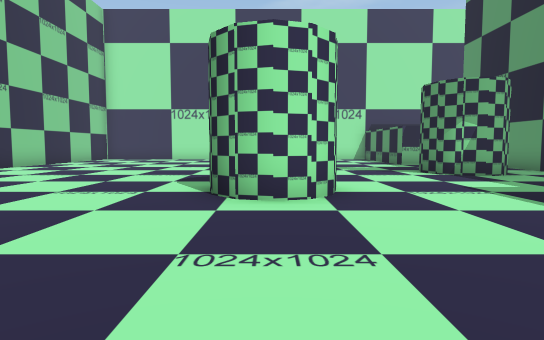
view 1 (above)

16 first-person views from a walk through a Unity game level. The camera is 1.4 m above the floor, tilts 4° down and sees 75° across. The floor is counted in squares, 2 m on a side. Each view is taken from the middle of a square. On the plan, view 1 faces up. The plan holds only what a view shows up to about 11 squares ahead; the rest is blank. The place goes on beyond the plan. The player character is not drawn.

view 2
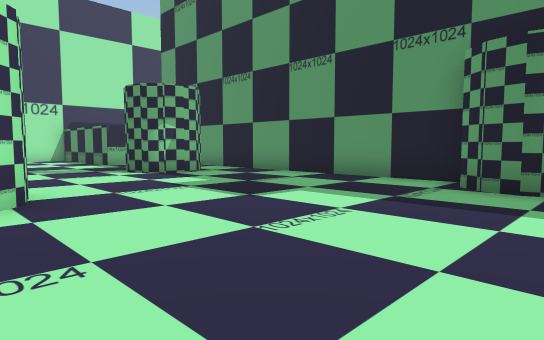

view 3
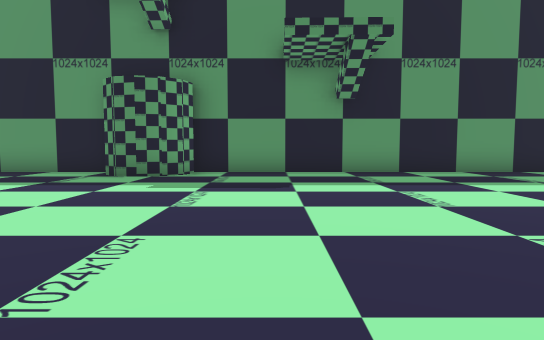

view 4
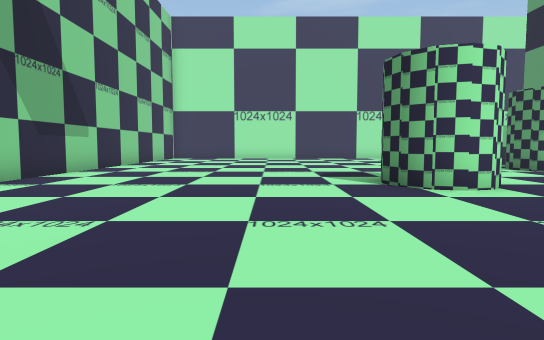

view 5
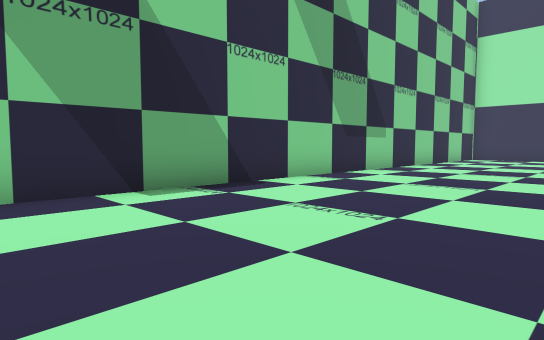

view 6
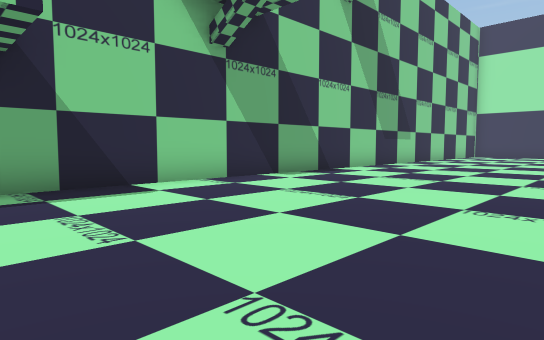

view 7
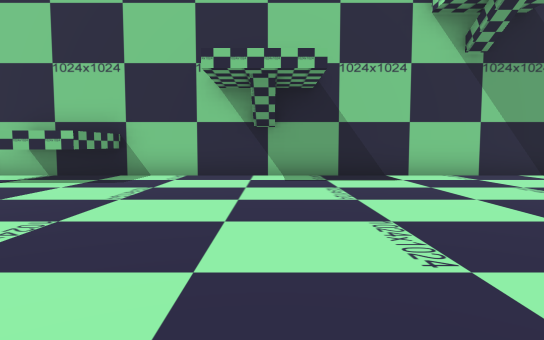

view 8
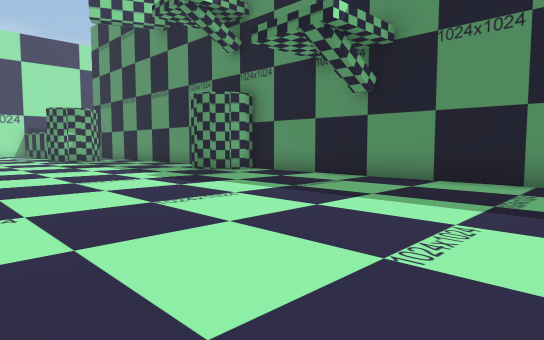

view 9
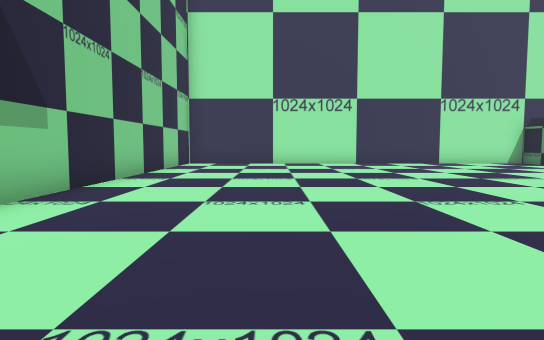

view 10
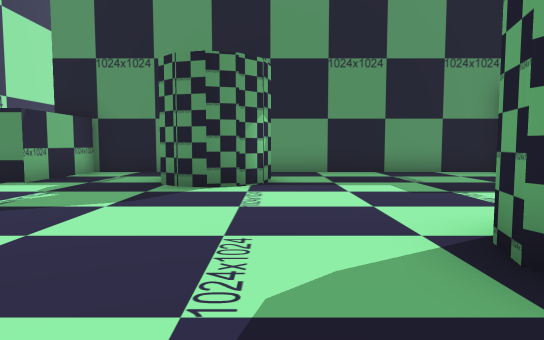

view 11
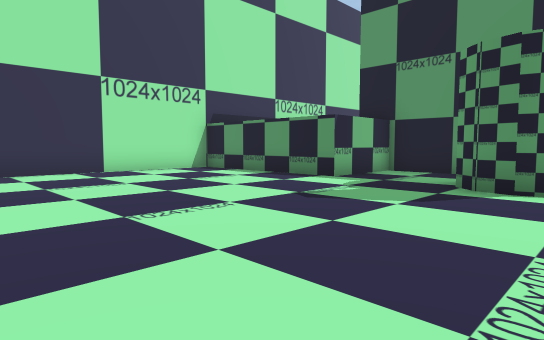

view 12
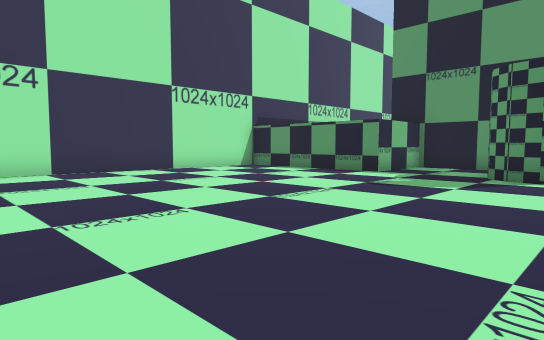

view 13
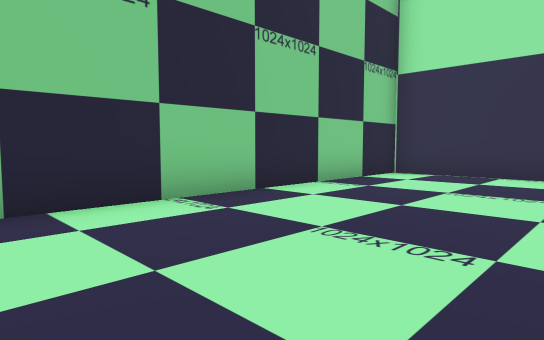

view 14
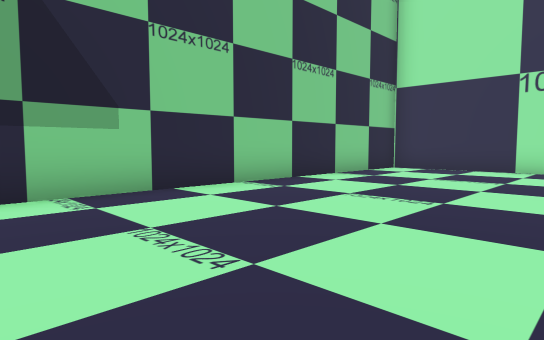

view 15
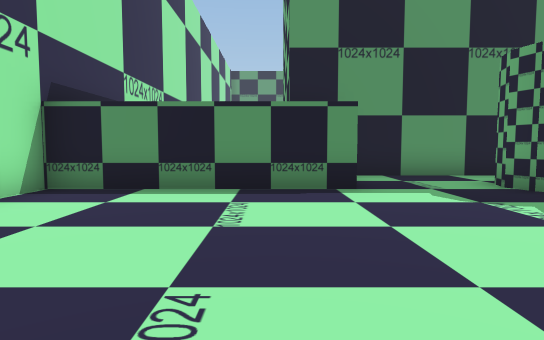

view 16
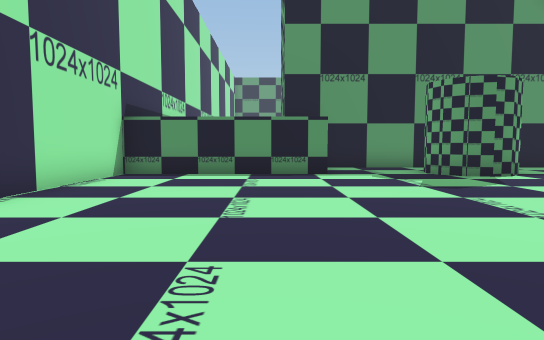

### Floor plan
Points are (right, up) in squares from view 1. A wall is a line through its corners. A room is listed if a view was taken in it or the views show most of it. See-through windows are left out.
Room 1 (views 1, 2, 3, 4, 5, 6, 7, 8, 9, 10, 11, 12, 13, 14, 15, 16)
walls: (0.6, 4.6) (0, 4.4); (1, 5.5) (0.9, 5) (0.3, 4.3) (-0.5, 4.6) (-0.8, 5) (-1, 5.5) (-0.8, 6.1); (-0.1, 6.6) (0.5, 6.4); (5.7, 8.5) (5.3, 8.2) (4.9, 8) (4.4, 8.2) (4, 8.5) (3.9, 9.1) (4, 9.6) (4.4, 10) (4.8, 10.1); (7.2, 2.1) (7.2, 8.6); (4.6, 12.6) (4.6, 17.5); (7.2, -8.5) (7.2, 0.1) (6.9, 0) (6.4, 0.1) (6, 0.5) (5.9, 1) (6, 1.5) (6.4, 1.9); (-8.2, 17.5) (-8.2, -8.5)
ways out: opening at (5, 11.5) to room 2; opening at (6.5, 9.5) to room 2
Room 2 (no view inside)
walls: (4.8, 10.1) (5.4, 10); (7.2, 8.6) (7.2, 12.6) (4.6, 12.6)
ways out: opening at (5, 11.5) to room 1; opening at (6.5, 9.5) to room 1

Where each view was taken, in squares from view 1:
view 1: 0 up, 0 right, facing up
view 2: 0 up, 0 right, facing up-right
view 3: 2 down, 2 left, facing right
view 4: 1 down, 3 left, facing up
view 5: 1 down, 3 left, facing up-left
view 6: 5 down, 2 left, facing up-left
view 7: 5 down, 0 right, facing left
view 8: 8 down, 0 right, facing up-right
view 9: 4 up, 5 left, facing up
view 10: 8 up, 2 left, facing right
view 11: 8 up, 2 left, facing up-right
view 12: 8 up, 4 left, facing up-right
view 13: 9 up, 4 left, facing up-left
view 14: 7 up, 3 left, facing up-left
view 15: 14 up, 1 left, facing right
view 16: 14 up, 4 left, facing right
